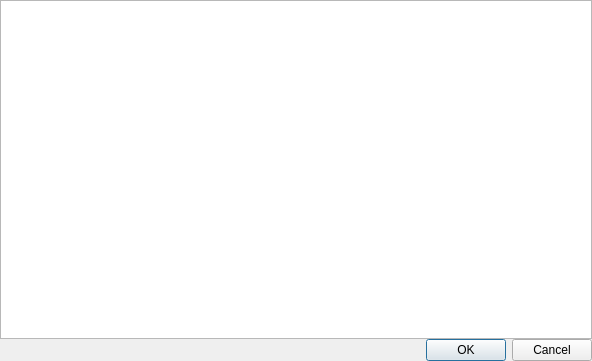
<?xml version="1.0" encoding="UTF-8"?>
<ui version="4.0">
 <class>PlaylistDialog</class>
 <widget class="QDialog" name="PlaylistDialog">
  <property name="geometry">
   <rect>
    <x>0</x>
    <y>0</y>
    <width>592</width>
    <height>361</height>
   </rect>
  </property>
  <property name="windowTitle">
   <string>Dialog</string>
  </property>
  <layout class="QVBoxLayout" name="verticalLayout">
   <property name="spacing">
    <number>0</number>
   </property>
   <property name="margin">
    <number>0</number>
   </property>
   <item>
    <widget class="QListView" name="listView">
     <property name="editTriggers">
      <set>QAbstractItemView::NoEditTriggers</set>
     </property>
     <property name="selectionMode">
      <enum>QAbstractItemView::MultiSelection</enum>
     </property>
    </widget>
   </item>
   <item>
    <widget class="QDialogButtonBox" name="buttonBox">
     <property name="orientation">
      <enum>Qt::Horizontal</enum>
     </property>
     <property name="standardButtons">
      <set>QDialogButtonBox::Cancel|QDialogButtonBox::Ok</set>
     </property>
    </widget>
   </item>
  </layout>
 </widget>
 <resources/>
 <connections>
  <connection>
   <sender>buttonBox</sender>
   <signal>accepted()</signal>
   <receiver>PlaylistDialog</receiver>
   <slot>accept()</slot>
   <hints>
    <hint type="sourcelabel">
     <x>248</x>
     <y>254</y>
    </hint>
    <hint type="destinationlabel">
     <x>157</x>
     <y>274</y>
    </hint>
   </hints>
  </connection>
  <connection>
   <sender>buttonBox</sender>
   <signal>rejected()</signal>
   <receiver>PlaylistDialog</receiver>
   <slot>reject()</slot>
   <hints>
    <hint type="sourcelabel">
     <x>316</x>
     <y>260</y>
    </hint>
    <hint type="destinationlabel">
     <x>286</x>
     <y>274</y>
    </hint>
   </hints>
  </connection>
 </connections>
</ui>
